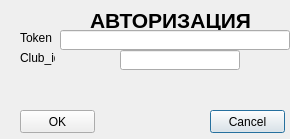
<?xml version="1.0" encoding="UTF-8"?>
<ui version="4.0">
 <class>Dialog</class>
 <widget class="QDialog" name="Dialog">
  <property name="geometry">
   <rect>
    <x>0</x>
    <y>0</y>
    <width>290</width>
    <height>139</height>
   </rect>
  </property>
  <property name="windowTitle">
   <string>Dialog</string>
  </property>
  <widget class="QPushButton" name="CancelButton">
   <property name="geometry">
    <rect>
     <x>210</x>
     <y>110</y>
     <width>75</width>
     <height>23</height>
    </rect>
   </property>
   <property name="text">
    <string>Cancel</string>
   </property>
  </widget>
  <widget class="QPushButton" name="OkButton">
   <property name="geometry">
    <rect>
     <x>20</x>
     <y>110</y>
     <width>75</width>
     <height>23</height>
    </rect>
   </property>
   <property name="text">
    <string>OK</string>
   </property>
  </widget>
  <widget class="QLabel" name="label_2">
   <property name="geometry">
    <rect>
     <x>20</x>
     <y>30</y>
     <width>35</width>
     <height>15</height>
    </rect>
   </property>
   <property name="text">
    <string>Token</string>
   </property>
  </widget>
  <widget class="QLabel" name="label_3">
   <property name="geometry">
    <rect>
     <x>20</x>
     <y>50</y>
     <width>35</width>
     <height>15</height>
    </rect>
   </property>
   <property name="text">
    <string>Club_id</string>
   </property>
  </widget>
  <widget class="QLabel" name="label">
   <property name="geometry">
    <rect>
     <x>90</x>
     <y>0</y>
     <width>171</width>
     <height>41</height>
    </rect>
   </property>
   <property name="text">
    <string>&lt;html&gt;&lt;head/&gt;&lt;body&gt;&lt;p&gt;&lt;span style=&quot; font-size:16pt; font-weight:600;&quot;&gt;АВТОРИЗАЦИЯ&lt;/span&gt;&lt;/p&gt;&lt;/body&gt;&lt;/html&gt;</string>
   </property>
  </widget>
  <widget class="QLineEdit" name="EditToken">
   <property name="geometry">
    <rect>
     <x>60</x>
     <y>30</y>
     <width>230</width>
     <height>20</height>
    </rect>
   </property>
  </widget>
  <widget class="QLineEdit" name="EditId">
   <property name="geometry">
    <rect>
     <x>120</x>
     <y>50</y>
     <width>120</width>
     <height>20</height>
    </rect>
   </property>
  </widget>
 </widget>
 <resources/>
 <connections/>
</ui>
